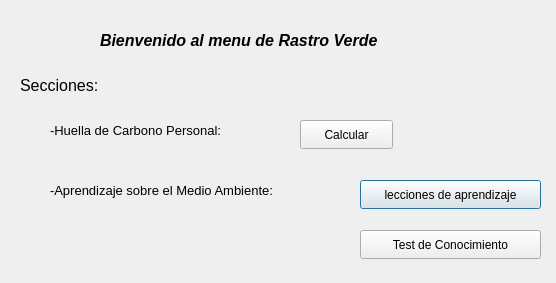
<?xml version="1.0" encoding="UTF-8"?>
<ui version="4.0">
 <class>menu_opc</class>
 <widget class="QDialog" name="menu_opc">
  <property name="geometry">
   <rect>
    <x>0</x>
    <y>0</y>
    <width>556</width>
    <height>283</height>
   </rect>
  </property>
  <property name="windowTitle">
   <string>Menu de secciones</string>
  </property>
  <widget class="QLabel" name="label">
   <property name="geometry">
    <rect>
     <x>100</x>
     <y>0</y>
     <width>351</width>
     <height>81</height>
    </rect>
   </property>
   <property name="font">
    <font>
     <pointsize>12</pointsize>
     <italic>true</italic>
     <bold>true</bold>
     <underline>false</underline>
    </font>
   </property>
   <property name="text">
    <string>Bienvenido al menu de Rastro Verde</string>
   </property>
  </widget>
  <widget class="QLabel" name="label_2">
   <property name="geometry">
    <rect>
     <x>20</x>
     <y>70</y>
     <width>101</width>
     <height>31</height>
    </rect>
   </property>
   <property name="font">
    <font>
     <pointsize>12</pointsize>
    </font>
   </property>
   <property name="text">
    <string>Secciones:</string>
   </property>
  </widget>
  <widget class="QLabel" name="label_3">
   <property name="geometry">
    <rect>
     <x>90</x>
     <y>150</y>
     <width>63</width>
     <height>20</height>
    </rect>
   </property>
   <property name="text">
    <string/>
   </property>
  </widget>
  <widget class="QLabel" name="label_4">
   <property name="geometry">
    <rect>
     <x>50</x>
     <y>120</y>
     <width>251</width>
     <height>21</height>
    </rect>
   </property>
   <property name="font">
    <font>
     <pointsize>10</pointsize>
    </font>
   </property>
   <property name="text">
    <string>-Huella de Carbono Personal:</string>
   </property>
  </widget>
  <widget class="QLabel" name="label_5">
   <property name="geometry">
    <rect>
     <x>50</x>
     <y>180</y>
     <width>311</width>
     <height>21</height>
    </rect>
   </property>
   <property name="font">
    <font>
     <pointsize>10</pointsize>
    </font>
   </property>
   <property name="text">
    <string>-Aprendizaje sobre el Medio Ambiente:</string>
   </property>
  </widget>
  <widget class="QPushButton" name="pushButton_2">
   <property name="geometry">
    <rect>
     <x>360</x>
     <y>180</y>
     <width>181</width>
     <height>29</height>
    </rect>
   </property>
   <property name="text">
    <string>lecciones de aprendizaje</string>
   </property>
  </widget>
  <widget class="QPushButton" name="pushButton_3">
   <property name="geometry">
    <rect>
     <x>360</x>
     <y>230</y>
     <width>181</width>
     <height>29</height>
    </rect>
   </property>
   <property name="text">
    <string>Test de Conocimiento</string>
   </property>
  </widget>
  <widget class="QPushButton" name="pushButton_1">
   <property name="geometry">
    <rect>
     <x>300</x>
     <y>120</y>
     <width>93</width>
     <height>29</height>
    </rect>
   </property>
   <property name="text">
    <string>Calcular</string>
   </property>
  </widget>
 </widget>
 <resources/>
 <connections/>
</ui>
